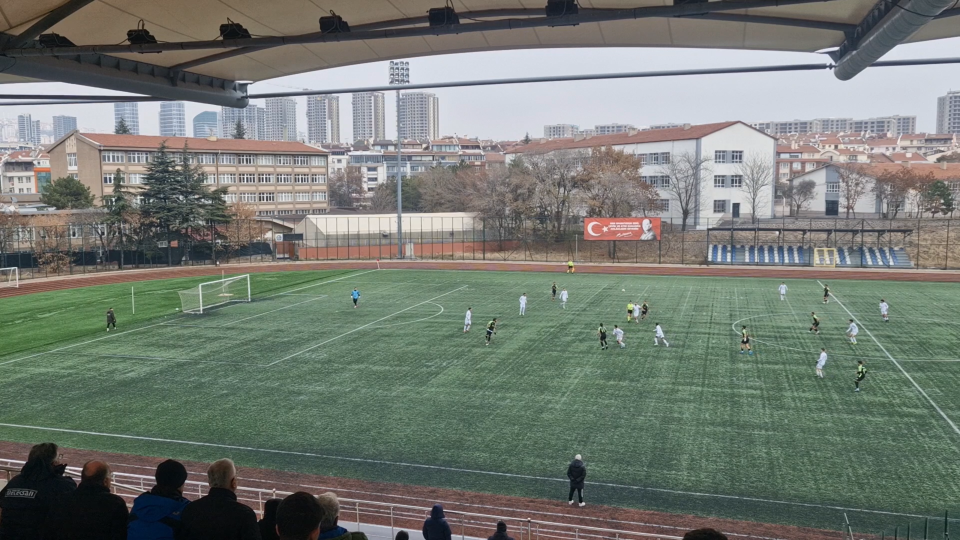
#> input picture homography-analysis-master/al2.png, 1920 x 1080 px (shown at 1/2 size)
$ python visualizegrid.py
#> lines starting #> are read from the running program, lines starting #| are printed output that depends on the picture; after the words box and inside, x2 and y2 are one past the last pixel; in counts of white or black regions, pixels touching at a corner belong together
import cv2
import numpy as np

def draw_grid(transformed_image, homography_matrix, original_image):
    """
    Draw a grid on the transformed image and project it back onto the original image.
    """
    rows, cols = 300, 400  # Dimensions of the transformed image
    grid_lines = 20  # Number of divisions along each axis
    step_x = cols // grid_lines
    step_y = rows // grid_lines

    # Draw grid on the transformed image
    for i in range(0, cols + 1, step_x):  # Vertical lines
        cv2.line(transformed_image, (i, 0), (i, rows), (0, 0, 0), 1)

    for j in range(0, rows + 1, step_y):  # Horizontal lines
        cv2.line(transformed_image, (0, j), (cols, j), (0, 0, 0), 1)

    # Back-project the grid lines to the original image
    inverse_homography_matrix = np.linalg.inv(homography_matrix)
    for i in range(0, cols + 1, step_x):  # Vertical lines
        pt1 = cv2.perspectiveTransform(np.array([[[i, 0]]], dtype=np.float32), inverse_homography_matrix)
        pt2 = cv2.perspectiveTransform(np.array([[[i, rows]]], dtype=np.float32), inverse_homography_matrix)
        cv2.line(original_image, tuple(pt1[0][0].astype(int)), tuple(pt2[0][0].astype(int)), (0, 0, 0), 1)

    for j in range(0, rows + 1, step_y):  # Horizontal lines
        pt1 = cv2.perspectiveTransform(np.array([[[0, j]]], dtype=np.float32), inverse_homography_matrix)
        pt2 = cv2.perspectiveTransform(np.array([[[cols, j]]], dtype=np.float32), inverse_homography_matrix)
        cv2.line(original_image, tuple(pt1[0][0].astype(int)), tuple(pt2[0][0].astype(int)), (0, 0, 0), 1)

    return transformed_image, original_image

def main():
    # Load the homography matrix from the saved .txt file
    homography_matrix_file = "homography_matrix.txt"
    try:
        homography_matrix = np.loadtxt(homography_matrix_file, delimiter=' ')
        print(f"Homography matrix loaded from {homography_matrix_file}.")
    except Exception as e:
        print(f"Error loading homography matrix: {e}")
        return

    # Load the image
    input_image = cv2.imread("al2.png")
#> input_image is the input picture: shape (1080, 1920, 3); mean B, G, R 114.6, 122.3, 115.9
    if input_image is None:
        print("Error: Image not found.")
        return

    # Apply the homography transformation
    transformed_image = cv2.warpPerspective(input_image, homography_matrix, (400, 300))
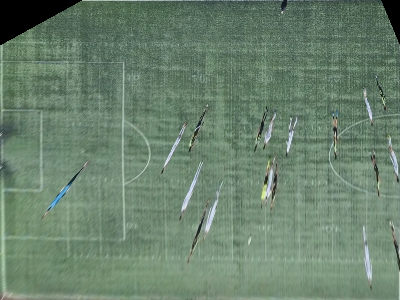
#> transformed_image: shape (300, 400, 3); mean B, G, R 109.3, 129.7, 106

    # Draw the grid on the transformed and original images
    grid_transformed_image, grid_original_image = draw_grid(
        transformed_image.copy(), homography_matrix, input_image.copy()
    )
#> after the loop in draw_grid, `for i in range(0, cols + 1, step_x):`:
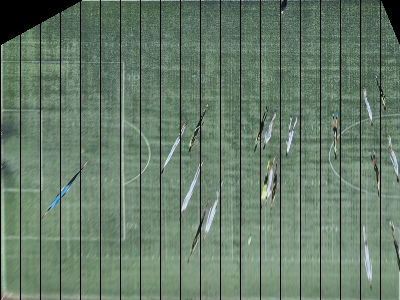
#> transformed_image: shape (300, 400, 3); mean of channels 0, 1, 2 103.9, 123.2, 100.7; drawn as B, G, R
#> after the loop in draw_grid, `for j in range(0, rows + 1, step_y):`:
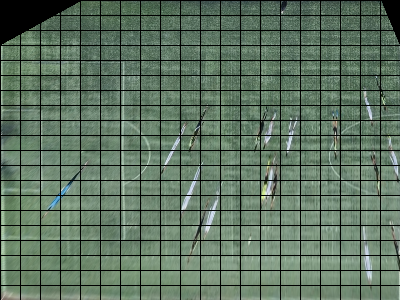
#> transformed_image: shape (300, 400, 3); 6.17% of pixels changed, all inside (x1, y1, x2, y2) = (1, 0, 400, 286); drawn as B, G, R
#> the loop in draw_grid, `for i in range(0, cols + 1, step_x):` made 21 passes
#> (pt1, pt2) on passes 1 to 12: ([[-344, 813]], [[757, 536]]), ([[-264.4, 820.9]], [[795.2, 537.1]]), ([[-181.8, 829.1]], [[833.9, 538.2]]), ([[-96.02, 837.6]], [[873.2, 539.3]]), ([[-6.96, 846.4]], [[913, 540.4]]), ([[85.62, 855.6]], [[953.4, 541.6]]), ([[181.9, 865.1]], [[994.3, 542.7]]), ([[282.2, 875.1]], [[1035.9, 543.9]]), ([[386.7, 885.4]], [[1078.1, 545.1]]), ([[495.6, 896.2]], [[1120.9, 546.3]]), ([[609.3, 907.5]], [[1164.4, 547.5]]), ([[728.2, 919.3]], [[1208.5, 548.8]])
#> the loop in draw_grid, `for j in range(0, rows + 1, step_y):` made 21 passes
#> (pt1, pt2) on passes 1 to 12: ([[-344, 813]], [[2097.5, 1055]]), ([[-212.1, 779.8]], [[2026.4, 978.7]]), ([[-98.31, 751.2]], [[1969.4, 917.4]]), ([[0.933, 726.2]], [[1922.6, 867.2]]), ([[88.23, 704.3]], [[1883.7, 825.4]]), ([[165.6, 684.8]], [[1850.6, 789.9]]), ([[234.7, 667.4]], [[1822.3, 759.5]]), ([[296.7, 651.8]], [[1797.7, 733.1]]), ([[352.7, 637.7]], [[1776.2, 709.9]]), ([[403.6, 624.9]], [[1757.2, 689.5]]), ([[449.9, 613.3]], [[1740.3, 671.4]]), ([[492.3, 602.6]], [[1725.2, 655.1]])
#> after the loop in draw_grid, `for j in range(0, rows + 1, step_y):`:
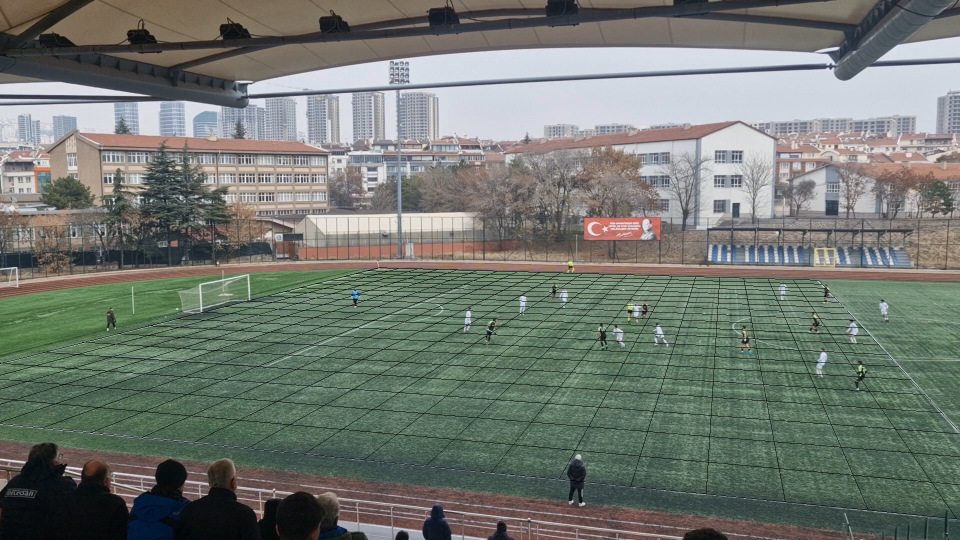
#> original_image: shape (1080, 1920, 3) (shown at 1/2 size); mean of channels 0, 1, 2 112.5, 119.8, 113.8; drawn as B, G, R

    # Save the results
    cv2.imwrite("grid_transformed_image.jpg", grid_transformed_image)
    cv2.imwrite("grid_original_image.jpg", grid_original_image)
    print("Grid images saved: grid_transformed_image.jpg, grid_original_image.jpg")

    # Show the results
    cv2.imshow("Grid on Transformed Image", grid_transformed_image)
    cv2.imshow("Grid Back-projected on Original Image", grid_original_image)
    cv2.waitKey(0)
    cv2.destroyAllWindows()

if __name__ == "__main__":
    main()

$ run again, with homography-analysis-master/al1.png copied over homography-analysis-master/al2.png
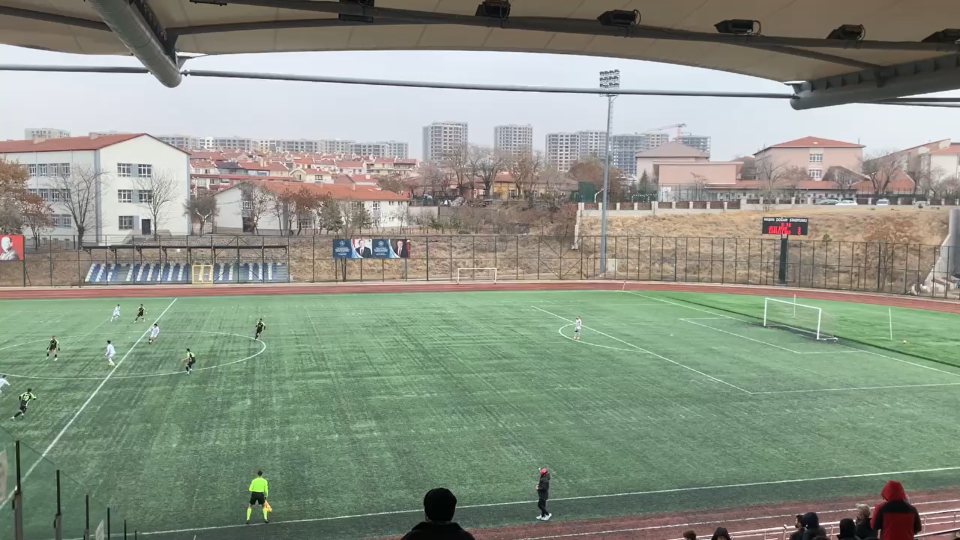
#> input picture homography-analysis-master/al1.png, 1920 x 1080 px (shown at 1/2 size)
#> in main, input_image is the input picture: shape (1080, 1920, 3); mean B, G, R 133, 147.1, 139.5
#> after the loop in draw_grid, `for j in range(0, rows + 1, step_y):`:
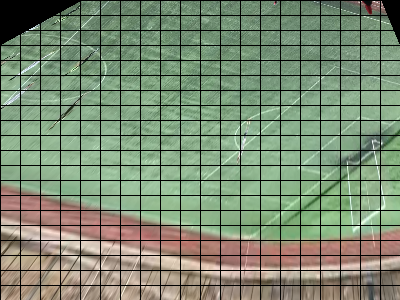
#> transformed_image: shape (300, 400, 3); mean of channels 0, 1, 2 114.9, 139.1, 123.8; drawn as B, G, R
#> the loop in draw_grid, `for i in range(0, cols + 1, step_x):` made 21 passes
#> (pt1, pt2) on passes 1 to 8: ([[-344, 813]], [[757, 536]]), ([[-264.4, 820.9]], [[795.2, 537.1]]), ([[-181.8, 829.1]], [[833.9, 538.2]]), ([[-96.02, 837.6]], [[873.2, 539.3]]), ([[-6.96, 846.4]], [[913, 540.4]]), ([[85.62, 855.6]], [[953.4, 541.6]]), ([[181.9, 865.1]], [[994.3, 542.7]]), ([[282.2, 875.1]], [[1035.9, 543.9]])
#> the loop in draw_grid, `for j in range(0, rows + 1, step_y):` made 21 passes
#> (pt1, pt2) on passes 1 to 8: ([[-344, 813]], [[2097.5, 1055]]), ([[-212.1, 779.8]], [[2026.4, 978.7]]), ([[-98.31, 751.2]], [[1969.4, 917.4]]), ([[0.933, 726.2]], [[1922.6, 867.2]]), ([[88.23, 704.3]], [[1883.7, 825.4]]), ([[165.6, 684.8]], [[1850.6, 789.9]]), ([[234.7, 667.4]], [[1822.3, 759.5]]), ([[296.7, 651.8]], [[1797.7, 733.1]])
#> after the loop in draw_grid, `for j in range(0, rows + 1, step_y):`:
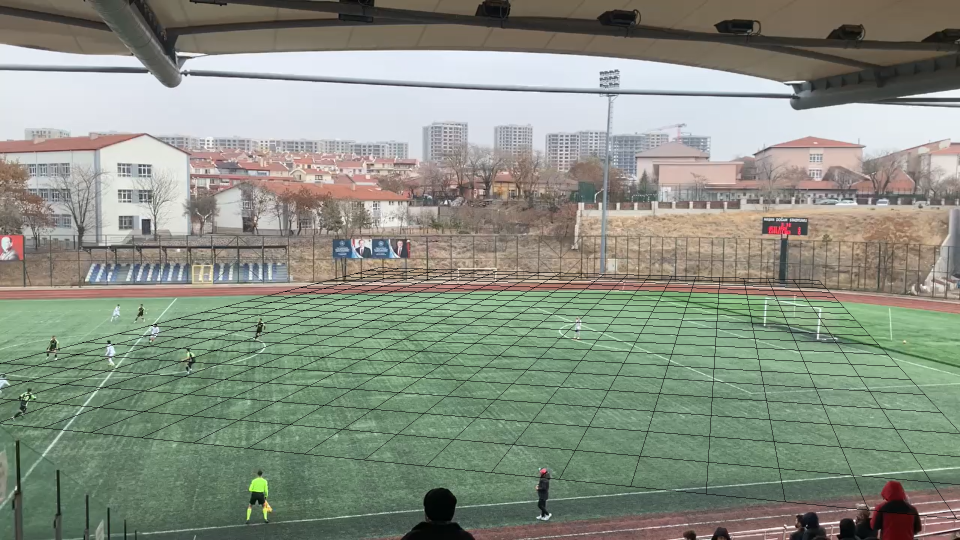
#> original_image: shape (1080, 1920, 3) (shown at 1/2 size); mean of channels 0, 1, 2 130.5, 144, 136.8; drawn as B, G, R
